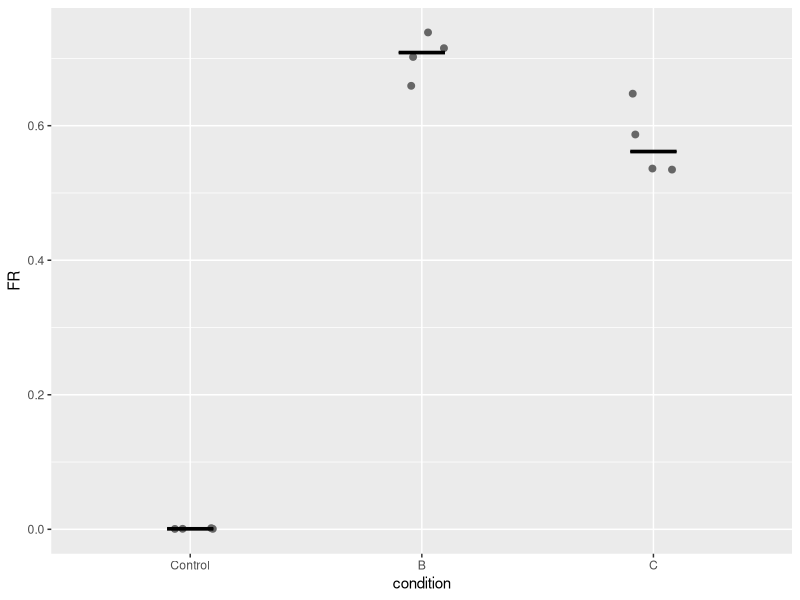
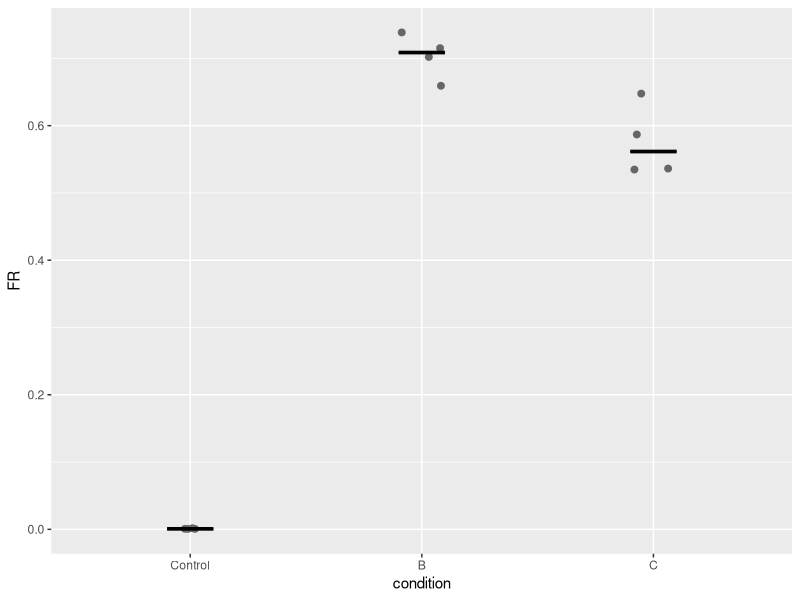

Write the R code that produced these figures, in order. (Note: this script raises an error after producing the figures.)
# Dual Luciferase Analysis Pipeline
# Elias Brandorff, SILS Amsterdam Version 1
# import excel data from GloMax luminescence machine
# level 1 calculations: normalize expression to internal control 
# plot normalized expression values
# produce a summary table
# level 2 calculations: normalize expression of experimental to control condition
# plot relative expression 


#set working path
setwd("C:/DualReporterPipeline/")

# load the relevant libraries
library(readxl)
library(tidyr)
library(ggplot2)
library(dplyr)
library(gridExtra)
library(magrittr)

# import complete excel output GloMax with readxl into a dataframe.
# either point to number or name of the correct sheet 
all_data_from_excel <- read_excel("DualReporter_example_data.xlsx", sheet = "Results")

#Subset firefly data
firefly <- all_data_from_excel[19:26,6:17] %>% unlist()

#Subset renilla data
renilla <- all_data_from_excel[40:47,6:17] %>% unlist()

#Read conditions from a csv file
df_conditions <- read.csv("conditions.csv", stringsAsFactors = FALSE, na.strings = c("","NA","na"))

#Subset the dataframe, to select only conditions (get rid of row names)
df_conditions <- df_conditions[1:8,2:13] 

#Convert the dataframe with conditions to a vector
condition <- df_conditions %>% unlist(use.names = FALSE)

#Combine all vectors in a (tidy) dataframe, remove data that has no condition associated with it
#Note: By using filtering for NA, the 'condition' vector defines the data you want to analyze/display
df <- data.frame(condition,firefly,renilla) %>% filter(!is.na(condition))

#add a column that in which data is normalized to internal control
df <- df %>% mutate(FR=firefly/renilla) %>% na.omit() #Remove NA from the table (i.e. cells without data)

#Ensure that the order of the conditions is kept (otherwise ordering is alphabetical)
df$condition <- factor(df$condition, levels=unique(df$condition))

#Use this line of code when you want to sort the data acoording to median of FR
# df$condition <- reorder(df$condition, df$FR, median, na.rm = TRUE)

FR_tidy <- df

# FR <- firefly / renilla

# convert dataframe to tidy format
# FR_tidy <- gather(FR, condition, FR)

#plotting FR ratios for data overview
p1 <- ggplot(FR_tidy, aes(x = condition, y = FR)) +
  geom_jitter(position=position_jitter(0.1), cex=2, color="grey40") +
  stat_summary(fun.y = median, fun.ymin = median, fun.ymax = median,
               geom = "crossbar", width = 0.2)

p1

#Save p1 in png format
png("FR_summary.png", width = 300, height = 300)
plot(p1)
dev.off()

#FR summary
FR2_tidy2 <- FR_tidy %>%
  group_by(condition) %>%
  summarise(median = median(FR, na.rm = TRUE))

#Display FR2 in command line
FR2_tidy2


#produce a table in PDF for publication containing the mean FR ratio per condition
pdf("FR1.pdf", height=11, width=10)
grid.table(FR_tidy2)
dev.off()

#doing the relative calculation i.e. normalize to expression of the empty vector "Ev"
#Calculate the average of the EV control
EV_mean <- FR_tidy %>% filter(condition=="Control") %>% summarise(mean_EV_FR=mean(FR))  %>% unlist(use.names = FALSE)

#Divide FR by EV control value
FR_tidy <- FR_tidy %>% mutate(FC = FR/EV_mean)

# cond1 <- FR$B/FR$A
# cond2 <- FR$C/FR$A
# relative <- tibble(cond1, cond2)
# relative_tidy <- gather(relative, condition, FC)
# relative_tidy


p2 <- ggplot(FR_tidy, aes(condition, FC)) + 
  geom_point() +
  stat_summary(fun.y = median, fun.ymin = median, fun.ymax = median,
               geom = "crossbar", width = 0.2) +
  ylab("FC luciferase expression / EV normalized to renilla") +
  ylim(0,1250)

p2

#Save p2 in png format  
png("FC_lucexpression.png", width = 300, height = 300)
plot(p2)
dev.off()


tbl_median <- tableGrob(t(FR2_tidy2), theme = ttheme_default(8))
grid.arrange(p1, p2, tbl_median, ncol=2, nrow=2, as.table=TRUE, heights=c(3,1))
